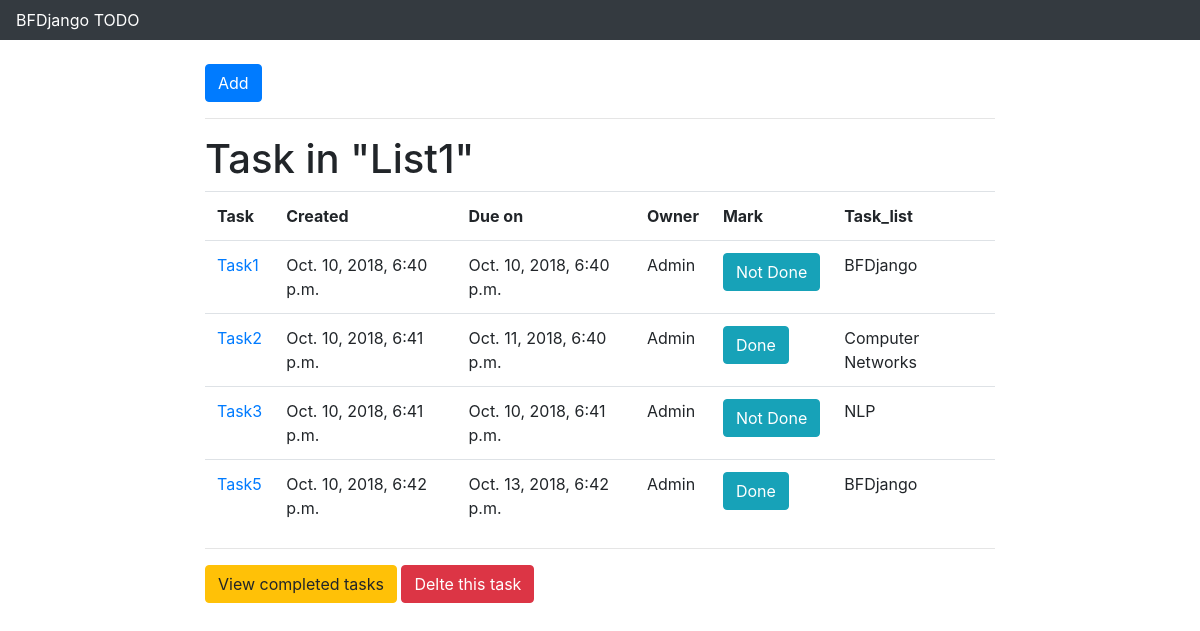
The page /todos/ on the database its author committed.
### main/models.py (models this page shows, shortened)
class Task(models.Model):
	task_name = models.CharField(max_length = 255)
	created = models.DateTimeField(auto_now_add = True)
	due_on = models.DateTimeField()
	owner = models.CharField( max_length = 255, default= "Admin")
	mark = models.BooleanField( default = False)
	task_list = models.ForeignKey(Task_list, on_delete=models.CASCADE, default = None)

class Task_list(models.Model):
	name = models.CharField(max_length = 255)
	def __str__(self):
		return self.name

### main/views.py (the view)
# urls.py: path('todos/', views.todos, name='todos' ),
def todos(request):
    tasks = Task.objects.all()
    context = {
    'task': tasks
    }
    return render(request, 'main/todo_list.html' ,context)

### main/templates/main/todo_list.html
{% extends "main/main.html"%}
{% block body %}
<hr>
<h1>Task in "List1"</h1>
<table class="table">
    <tr>
        <th>Task</th>
        <th>Created</th>
        <th>Due on</th>
        <th>Owner</th>
        <th>Mark</th>
        <th>Task_list</th>
    </tr>
    {% for val in task %}
        <tr>
            <td><a href="">{{val.task_name}}</a></td>
            <td>{{val.created}}</td>
            <td>{{val.due_on}}</td>
            <td>{{val.owner}}</td>
            <td><button class="btn btn-info">{% if val.mark == True%}
                Done
            {% else %}
                Not Done
            {% endif %}</button></td>
            <td>{{val.task_list}}</td>
        </tr>
    {% endfor %}
</table>
<hr>
{% endblock%}

### main/templates/main/main.html (shortened to what this page needs)
{% load static %}
<!DOCTYPE html>
<html>
<head>
	<link rel="stylesheet" type="text/css" href="{%static 'css/bootstrap.min.css'"%}">
</head>
<body>
	<nav style="color: white" class="navbar navbar-expand-lg navbar-light bg-dark">BFDjango TODO</nav>
	<br>
    <div class="row">
        <div class="col-md-2"></div>
            <div class="container-fluid col-md-8">
                <button class="btn btn-primary" style="size:15px 10px">Add</button>
                {%block body%}
                {%endblock%}
                        <button class="btn btn-warning">View completed tasks</button>
                        <button class="btn btn-danger">Delte this task</button>
            </div>
        <div class="col-md-2"></div>
    </div>
</body>
</html>

### rows shown on the page
Task: task_name "Task1", created "Oct. 10, 2018, 6:40 p.m.", due_on "Oct. 10, 2018, 6:40 p.m.", owner "Admin", mark "Not Done", task_list "BFDjango"
Task: task_name "Task2", created "Oct. 10, 2018, 6:41 p.m.", due_on "Oct. 11, 2018, 6:40 p.m.", owner "Admin", mark "Done", task_list "Computer Networks"
Task: task_name "Task3", created "Oct. 10, 2018, 6:41 p.m.", due_on "Oct. 10, 2018, 6:41 p.m.", owner "Admin", mark "Not Done", task_list "NLP"
Task: task_name "Task5", created "Oct. 10, 2018, 6:42 p.m.", due_on "Oct. 13, 2018, 6:42 p.m.", owner "Admin", mark "Done", task_list "BFDjango"
